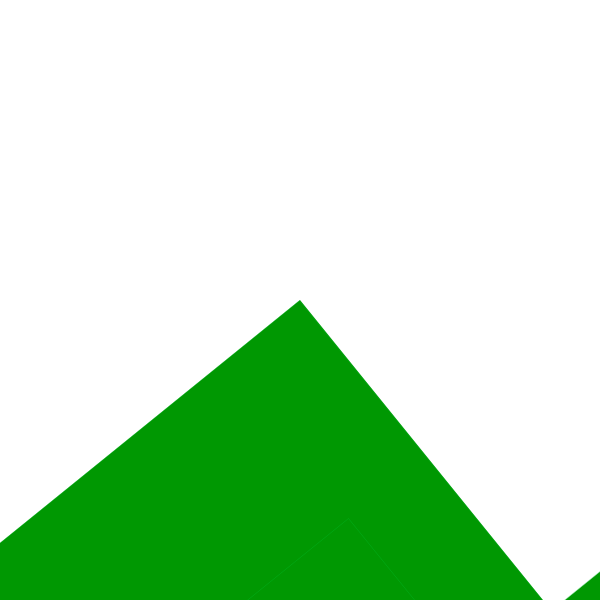
Frame 1 (no input)
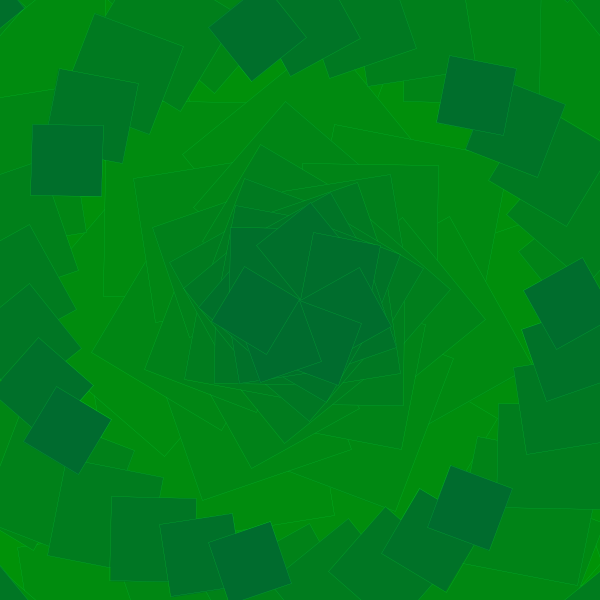
Frame 60 (the mouse pressed at the canvas centre just before this capture)
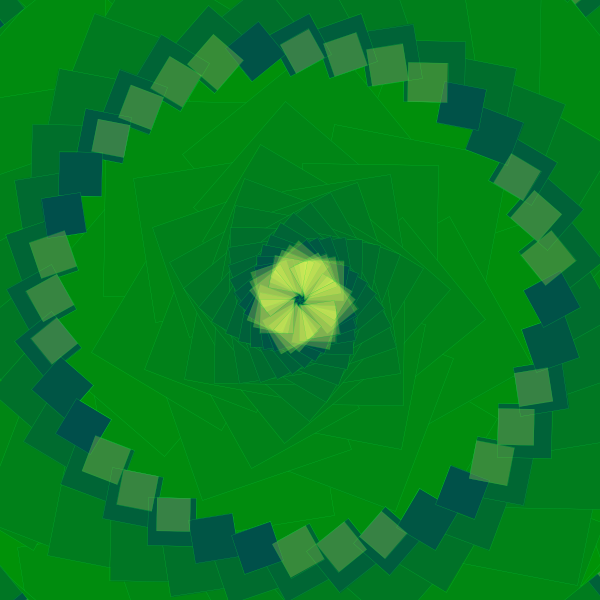
Frame 120 (the mouse held since frame 60 and released just before this capture)

The Processing sketch that drew these frames (run headless with seeded random() and noise(); from frame 60 on, the mouse is pressed at the canvas centre):

// Processing sketch: processing_24270
// ── processing_24270.pde

int _max = 1500;
float i=1;
float r;
int _clr_Max = 255;

float _jump = 0.3;

int x=1;
void setup()
{
  size(600,600);
  background(255);
}

void draw()
{


  if(i<= 140)
  {
    float m = map(i, 0,100, 0, 255 );
   fill(0,255-m,m); 
   
    smooth();
    
    translate(width/2, height/2);
    x=x+50;
    
    rotate(radians(x));
    
    //stroke(m,255-m/3,0,90);
    
    if(i < 30)
    {
       //fill(255,170-m/50,0);
      fill(0,155-m,m); 
      r= pow(i,0.5)/7;
    }
    else
    {
     // fill(178,40-m/10,34);
       fill(235,255,m,60); 
       r= pow(i,1.3)/7;
    }
    
    //r=theta ^(1/2)
   

    //strokeWeight(m);
   // rect(255,r*(i/10),55/i/2,55/i/2);
    
    //filling the ellipsei
    
   
     println(r);
    //stroke(255);
    stroke(0,199,55);
     strokeWeight(0.2);
    
    // fill(0,155-m,255-m); 
    //ellipse(0,r*i/50,1020/i,1020/i);
    
    
    
    //ellipse(0,r*i/50,1000/i,1000/i);
    
    rect(0,r*i/90,1200/i,1200/i);
    
    
    rect(200,r*i/90+100,1200/i,1200/i);
    
    
    rect(400,r*i/90-100,1200/i,1200/i);
    
   
    
    
   
  

    i=i+ _jump;
    
    //i=i+(i/4)+(0.0001);
    noStroke(); 

  }
}
                                
